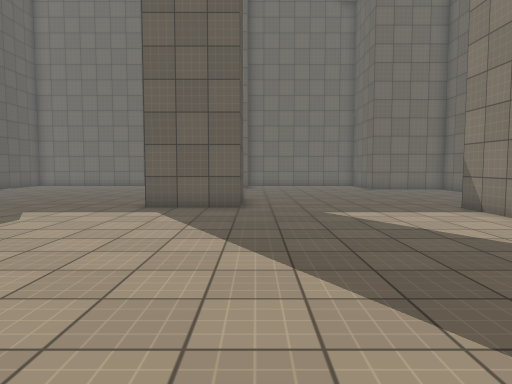
[1] (above)

17 first-person views from a walk through a scene from a Unity 3-D project. The camera is 1.3 m above the floor, tilts 4° down and sees 70° across. The floor is counted in squares, 1 m on a side. Each view is taken from the middle of a square. On the plan, view 1 faces up. The plan holds only what a view shows up to about 15 squares ahead; the rest is blank. The player character is not drawn. Surface patterns are stand-ins for the level's own textures.

[2]
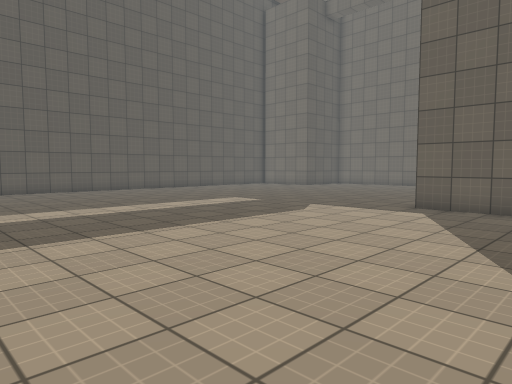

[3]
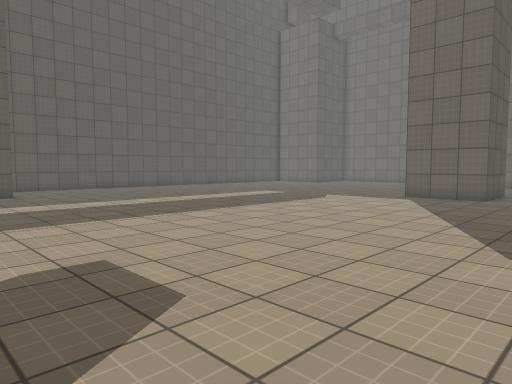

[4]
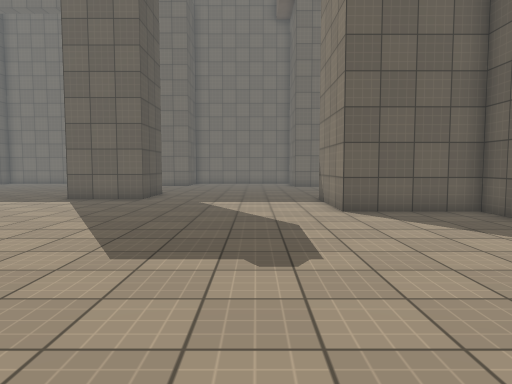

[5]
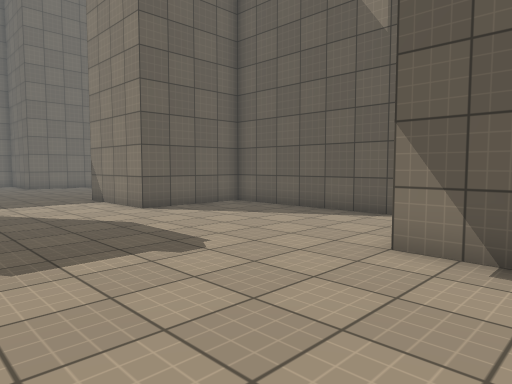

[6]
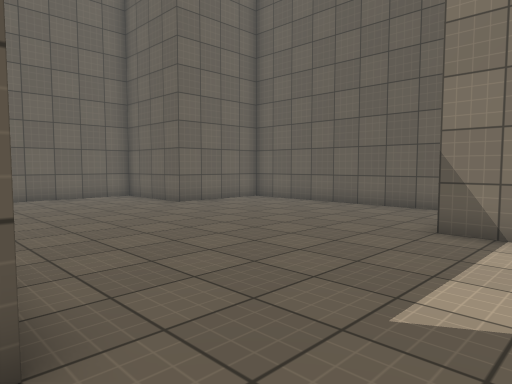

[7]
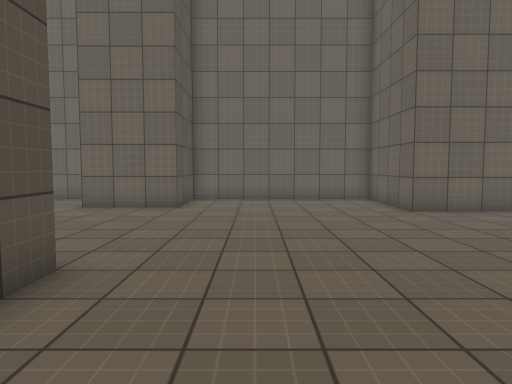

[8]
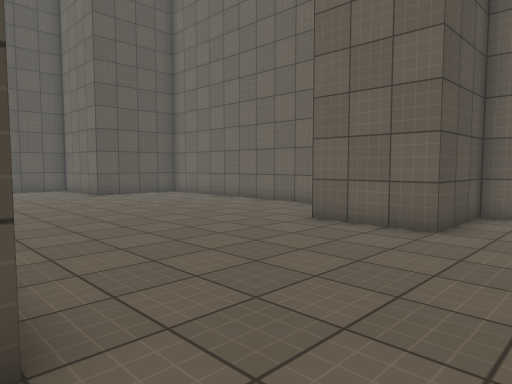

[9]
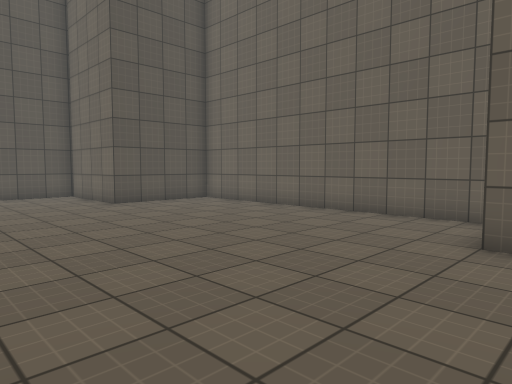

[10]
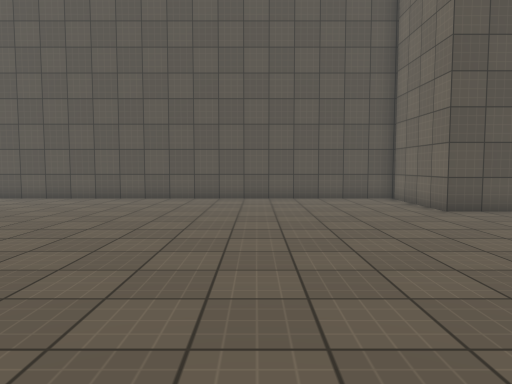

[11]
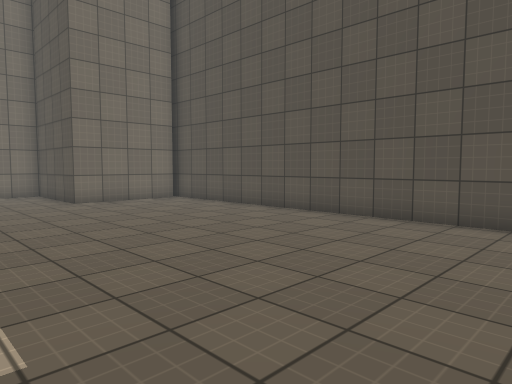

[12]
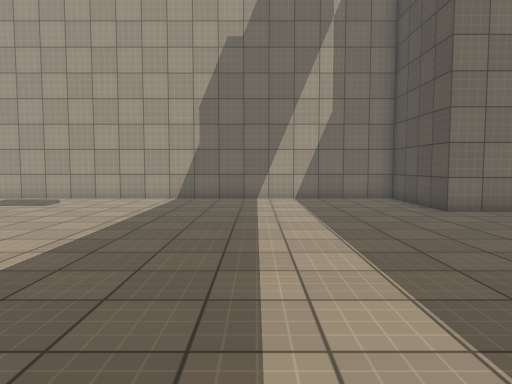

[13]
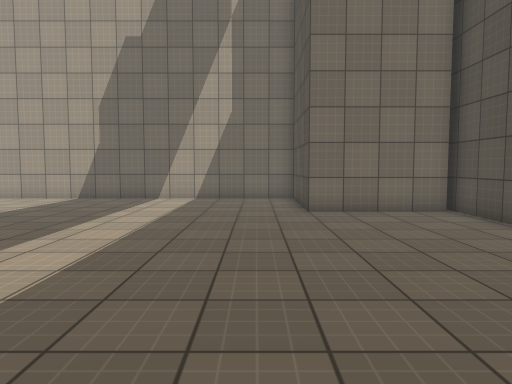

[14]
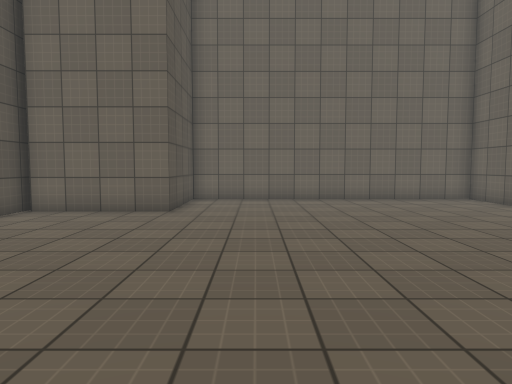

[15]
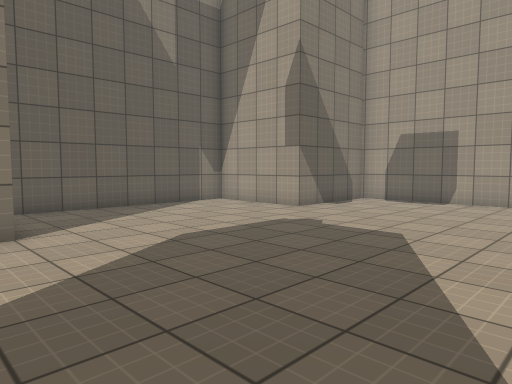

[16]
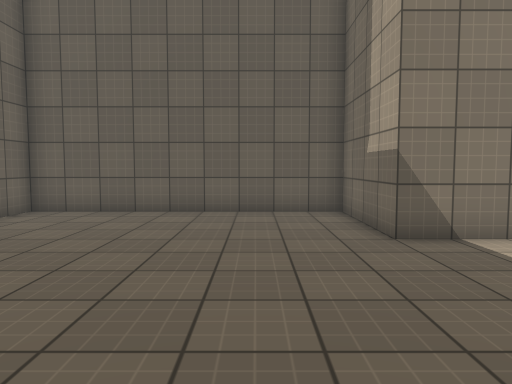

[17]
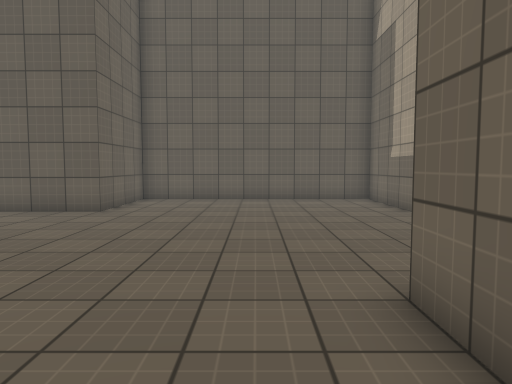

### Floor plan
Points are (right, up) in squares from view 1. A wall is a line through its corners. A room is listed if a view was taken in it or the views show most of it. See-through windows are left out.
Room 1 (views 1, 2, 3, 4, 5, 6, 7, 8, 9, 10, 11, 12, 13, 14, 15, 16, 17)
walls: (-2, 14.5) (-0.5, 14.5) (-0.5, 11.5) (-3.5, 11.5); (-3.5, 22.1) (-3.5, 24.5) (-14.5, 24.5) (-14.5, 20.5) (-18.5, 20.5); (6.5, -4.5) (6.5, -0.5) (10.5, -0.5) (10.5, 7.5) (6.5, 7.5) (6.5, 11.5) (10.5, 11.5) (10.5, 20.5) (6.5, 20.5) (6.5, 24.5) (-0.5, 24.5) (-0.5, 21.5) (-3.5, 21.5); (-18.6, -0.5) (-14.5, -0.5) (-14.5, -4.5); (-14.6, -4.8) (6.6, -4.8); (-18.8, 21) (-18.8, -1)

Positions as (right, up) in squares from view 1, and headings:
1: (0, 0), facing up
2: (1, 0), facing up-left
3: (3, -4), facing up-left
4: (4, -3), facing up
5: (1, -3), facing up-right
6: (-1, 9), facing up-right
7: (2, 10), facing up
8: (2, 14), facing up-left
9: (-2, 15), facing up-left
10: (-4, 15), facing left
11: (-10, 13), facing down-left
12: (-9, 10), facing down
13: (-13, 10), facing down
14: (-12, 10), facing up
15: (-1, 9), facing down-right
16: (0, 14), facing right
17: (-4, 16), facing right
